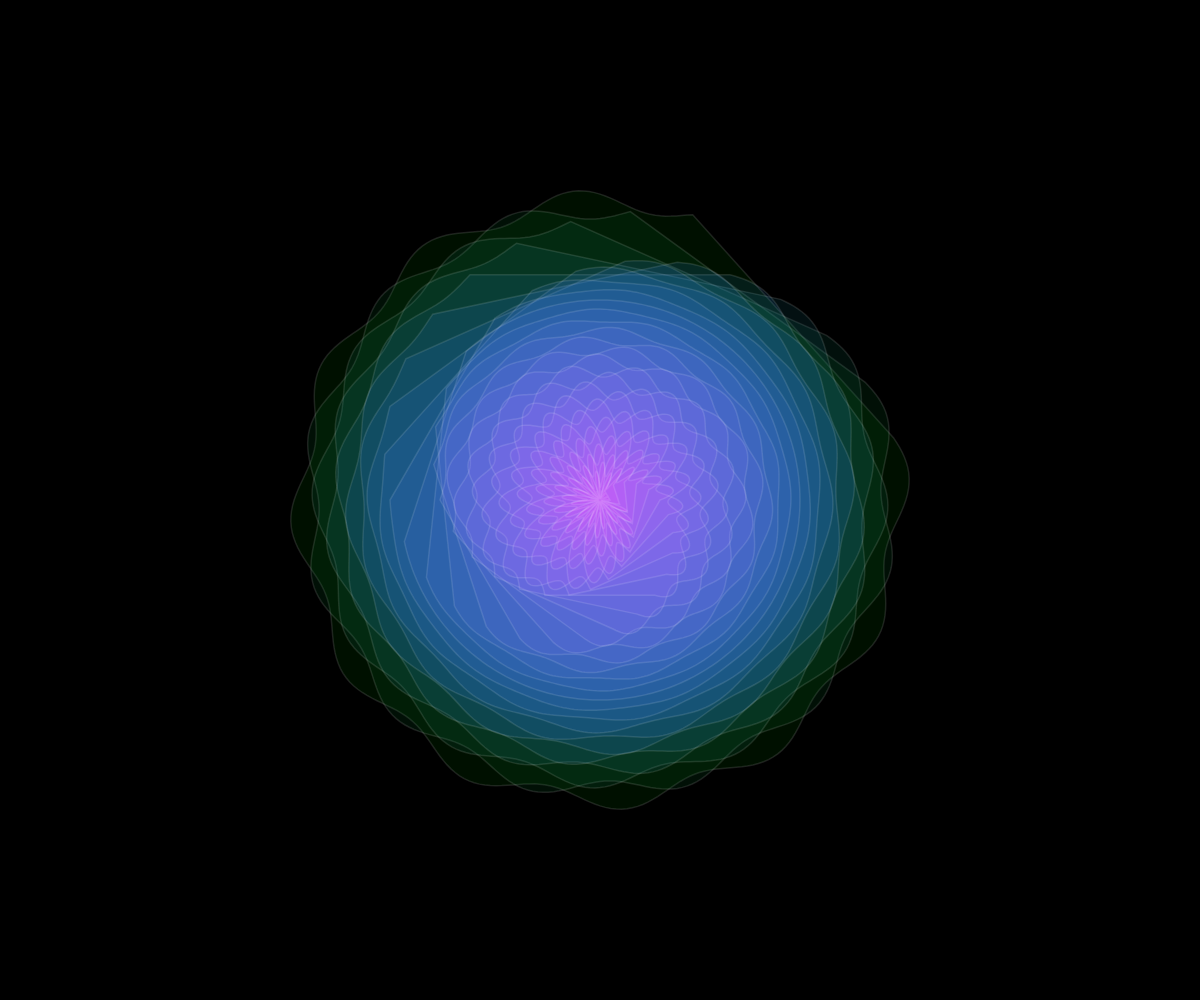
Frame 1 (no input)
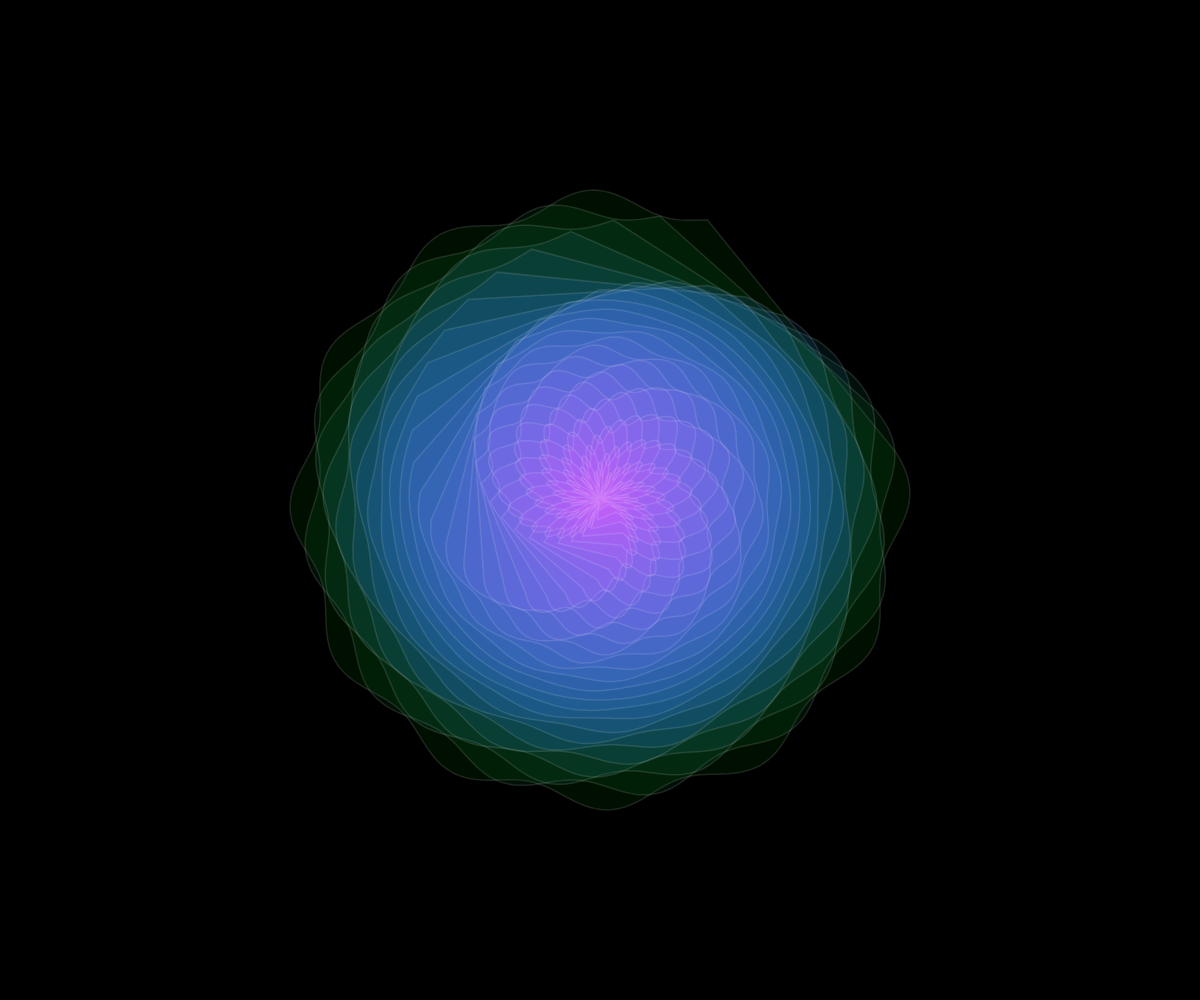
Frame 60 (no input)
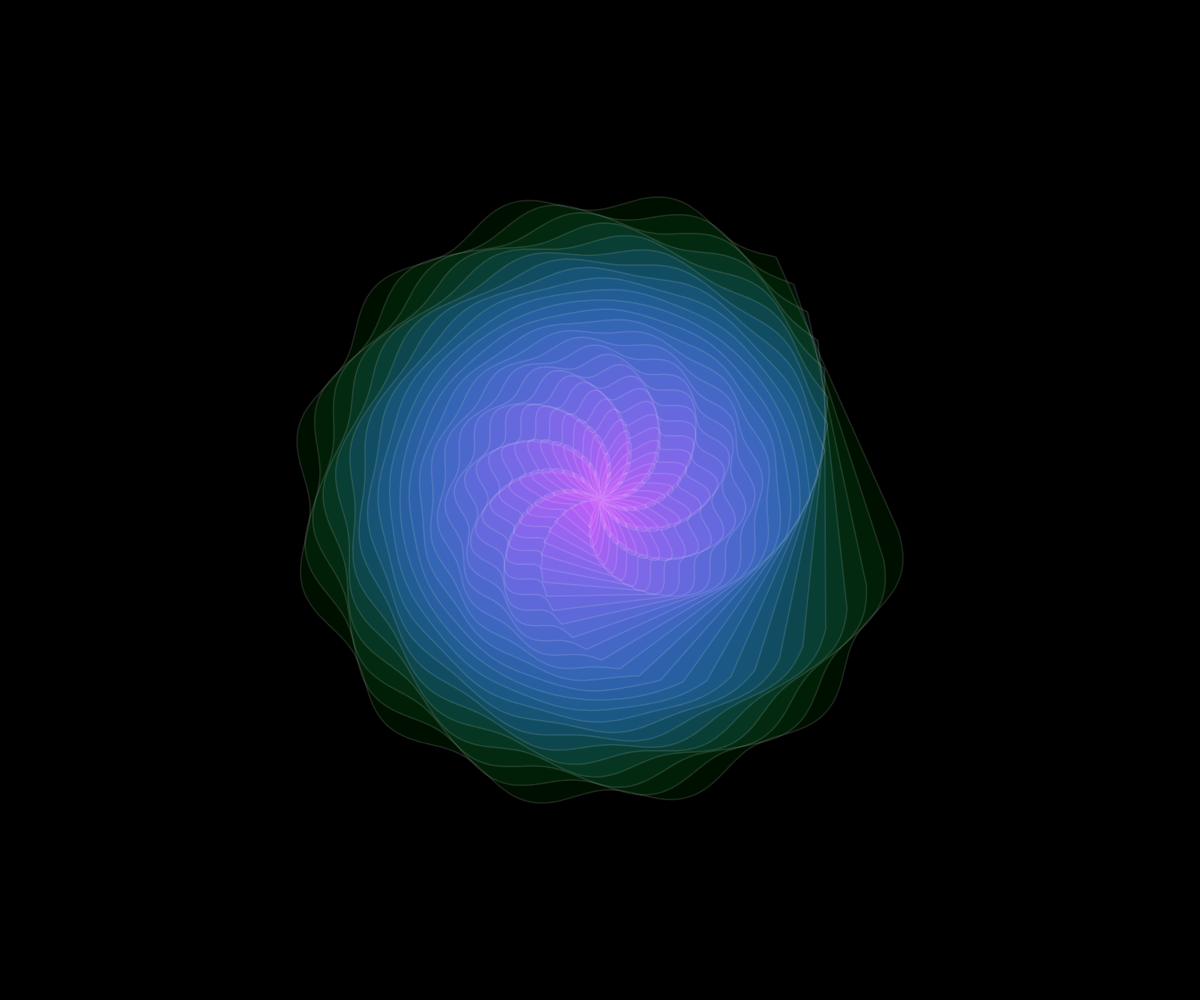
Frame 120 (the mouse pressed at the canvas centre since frame 60)

The p5.js sketch that drew these frames (run headless with seeded random() and noise() and a simulated clock; from frame 60 on, the mouse is pressed at the canvas centre):

// p5.js sketch
// ── sketch.js
function setup() {
  createCanvas(windowWidth, windowHeight);
  noCursor();
}
let rot=0;
function draw () {
  background (0);
  translate(width/2, height/2);
  rectMode(CENTER);
  for (let i=0; i<30; i++) {
    rotate(radians((mouseX-width/2)*0.02+rot));
    fill(i*9, 140-i*2, i*50, 30);
    stroke(255,30);
    strokeWeight(1.5);
    let d = 300 - i*10;
    beginShape();
    for (let j=0; j<=300; j++) {
      let d2 = d + (10-i)*sin(radians(j*12));
      let x = d2*cos(radians(j*1));
      let y = d2*sin(radians(j*1));
      vertex(x,y);
    }
    endShape(CLOSE);
  }
  rot=rot+0.05;
  
}
